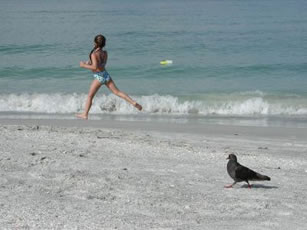
#> input picture Assignment 3/Test Images/11.jpg, 307 x 230 px, found by its file name
$ python genHoughTransform.py   (older library calls are emulated)
#> lines starting #> are read from the running program, lines starting #| are printed output that depends on the picture; after the words box and inside, x2 and y2 are one past the last pixel; in counts of white or black regions, pixels touching at a corner belong together
#> in load_img, returned value is the input picture: shape (230, 307, 3); mean B, G, R 158.1, 156.2, 145.3
#> call 2 of load_img, with name = 'rt11.jpg', mode = 1
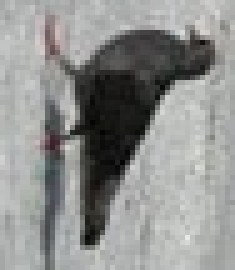
#> input picture Assignment 3/Test Images/rt11.jpg, 47 x 54 px, found by its file name (shown 5 times larger)
#> in load_img, returned value is the input picture: shape (54, 47, 3); mean B, G, R 142.5, 144.2, 143.3
### Assignment 3/src/functions.py
import numpy as np
import cv2
from scipy.stats import entropy as scipy_entropy

def load_img(name: str,mode: int) -> np.ndarray:
    return cv2.imread("Test Images/"+name, mode)

# [5 lines left out: function show_img, not called in this run]

def show_multiple_img(title: list,img: list,wait: int) -> int:
    if type(title) != list or len(title) == 0:
        title = [str(x) for x in range(len(img))]
    for x, y in zip(title, img):
        cv2.imshow(x,y)
    k = cv2.waitKey(wait)
    for x in title:
        cv2.destroyWindow(x)
    return k

# [40 lines left out: functions save_img, get_fourier, get_entropy, get_hog, not called in this run]

### Assignment 3/src/genHoughTransform.py
import numpy as np
import cv2
from matplotlib import pyplot as plt
from functions import *

#finding edge positions only
def getEdgePositions(img):
    positions = []
    m, n = img.shape
    for a in range(m):
        for b in range(n):
            if (img[a, b]!=0):
                positions.append((a, b))
    return positions

#reference point is taken as avg of all edge positions pixels
def getReferencePoint(edgePositions):
    a = 0
    b = 0
    for i in range(len(edgePositions)):
        a = a + edgePositions[i][0]
        b = b + edgePositions[i][1]
    a = a/len(edgePositions)
    b = b/len(edgePositions)
    return (int(a), int(b))

#constructing the R-table to get structure of template
def rTable(img, refPoint, edgePositions):
    sobelx64f = cv2.Sobel(img,cv2.CV_64F,1,0,ksize=5)   #possibly tweaked
    abs_sobel64f = np.absolute(sobelx64f)
    rTable = {}
    for i, point in enumerate(edgePositions):
        rx = refPoint[0] - point[0]
        ry = refPoint[1] - point[1]
        r = (rx, ry)
        phi = abs_sobel64f[point[0], point[1]]
        if(phi not in list(rTable.keys())):
            rTable[phi] = [r]
        else:
            rTable[phi].append(r)
    rTable['refPoint'] = refPoint
    return rTable

#finding rTable for all theta with a jump of 2 degrees. The tables are all stored in a list of length 360/angle.
def rTableWithRotation(templateCanny,angle=2):
    rTableWithRotation = []
    rows, columns = templateCanny.shape
    for i in range(int(360/angle)):
        theta = angle*i
        M = cv2.getRotationMatrix2D((columns/angle,rows/angle),theta,1)
        templateCannyRotated = cv2.warpAffine(templateCanny,M,(columns,rows))
        templateEdgePositions = getEdgePositions(templateCannyRotated)
        templateRefPoint = getReferencePoint(templateEdgePositions)
        rTableTheta = rTable(templateCannyRotated, templateRefPoint, templateEdgePositions)
        rTableWithRotation.append(rTableTheta)
    return rTableWithRotation

#finding the accumulatorTable for the main picture
def accumulatorTable(pictureCanny, template_rTable, angle=2):
    rows = pictureCanny.shape[0]
    columns = pictureCanny.shape[1]
    pictureEdgePositions = getEdgePositions(pictureCanny)
    accumulatorTable = np.ndarray((int(360/angle), rows, columns))
    sobelx64f = cv2.Sobel(pictureCanny,cv2.CV_64F,1,0,ksize=5)
    abs_sobel64f = np.absolute(sobelx64f)

    for theta, rTableTheta in enumerate(template_rTable):
        for i, edgePoint in enumerate(pictureEdgePositions):
            phi = abs_sobel64f[edgePoint[0], edgePoint[1]]
            if (phi in list(rTableTheta.keys())):
                temp = rTableTheta[phi]
                for r, vector in enumerate(temp):
                    x = edgePoint[0] + vector[0]
                    y = edgePoint[1] + vector[1]
                    if (x>=0 and x<rows) and (y>=0 and y<columns):
                        accumulatorTable[theta, x, y]+=1
            else:
                continue

    return accumulatorTable

#getting back the original image
def reconstruction(rTable, theta, a, b, pictureCanny, angle=2):
    rTable = rTable[int(theta)]
    pictureEdgePositions = getEdgePositions(pictureCanny)
    draw = np.ones_like(pictureCanny)*255
    mask = np.zeros_like(pictureCanny)*255
    maskingPoints = []
    rows = pictureCanny.shape[0]
    columns = pictureCanny.shape[1]
    sobelx64f = cv2.Sobel(pictureCanny,cv2.CV_64F,1,0,ksize=5)
    abs_sobel64f = np.absolute(sobelx64f)

    for i, edgePoint in enumerate(pictureEdgePositions):
        phi = abs_sobel64f[edgePoint[0], edgePoint[1]]
        if (phi in list(rTable.keys())):
            temp = rTable[phi]
            for r, vector in enumerate(temp):
                # x = edgePoint[0] + vector[0]
                x = a - vector[0]
                # y = edgePoint[1] + vector[1]
                y = b - vector[1]
                if (x>=0 and x<rows) and (y>=0 and y<columns):
                    cv2.circle(draw,(y, x), 1, (0,0,255), -1)
                    maskingPoints.append((y, x))
        else:
            continue
    cv2.fillConvexPoly(mask, np.int32(maskingPoints), (1.0, 1.0, 1.0), 16, 0)

    # M = cv2.getRotationMatrix2D((columns/angle,rows/angle),theta*angle,1)
    # mask = cv2.warpAffine(mask,M,(columns,rows))
    return draw, mask

def hough(picture,template,angle=2):
#> called with angle = 2
    pictureCanny = cv2.Canny(picture, 100, 200)
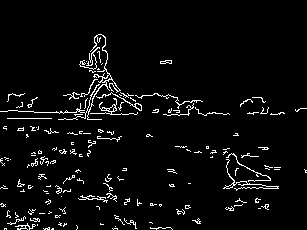
#> pictureCanny: shape (230, 307); 4.4% white in thin lines or dots, all inside (x1, y1, x2, y2) = (0, 34, 307, 230)
    templateCanny = cv2.Canny(template, 100, 200)
#> templateCanny: shape (54, 47); 13.3% white in thin lines or dots, all inside (x1, y1, x2, y2) = (7, 2, 47, 54)
    template_rTable = rTableWithRotation(templateCanny,angle)
#> the loop in rTableWithRotation, `for i in range(int(360/angle)):` made 180 passes
#> after the loop in rTableWithRotation, `for i in range(int(360/angle)):`:
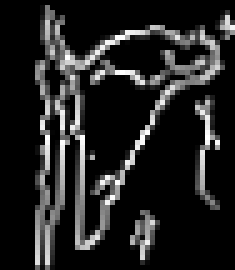
#> templateCannyRotated: shape (54, 47) (shown 5 times larger); min 0, max 255, mean 33.9
#> after the loop in rTableWithRotation, `for i in range(int(360/angle)):`: rTableWithRotation = 180 items
#> template_rTable = 180 items
    picture_accumulatorTable = accumulatorTable(pictureCanny, template_rTable,angle)
#> in accumulatorTable, `pictureEdgePositions = getEdgePositions(pictureCanny)`: pictureEdgePositions = 3116 pairs, first value 34 to 229, second value 0 to 306
#> in accumulatorTable, `sobelx64f = cv2.Sobel(pictureCanny,cv2.CV_64F,1,0,ksize=5)`:
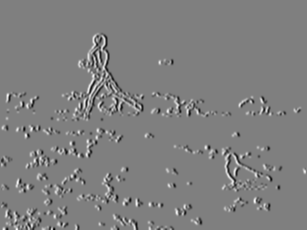
#> sobelx64f: shape (230, 307) float64; min -10710, max 10710, mean -1.8; drawn with min black and max white
#> in accumulatorTable, `abs_sobel64f = np.absolute(sobelx64f)`:
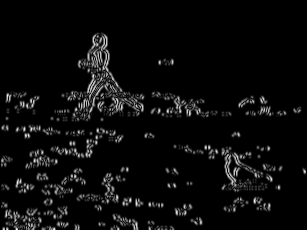
#> abs_sobel64f: shape (230, 307) float64; min 0, max 10710, mean 477.6; drawn with min black and max white
    theta, a, b = np.unravel_index(picture_accumulatorTable.argmax(),picture_accumulatorTable.shape)
#> theta = 45; a = 172; b = 245
    draw, mask = reconstruction(template_rTable, theta, a, b, pictureCanny,angle)
#> in reconstruction, `rTable = rTable[int(theta)]`: rTable = 432 items
#> the loop in reconstruction, `for i, edgePoint in enumerate(pictureEdgePositions):` made 3116 passes
#> (edgePoint, phi) on passes 1 to 12: ((34, 98), 1275), ((34, 99), 510), ((34, 100), 510), ((34, 101), 1275), ((35, 96), 1785), ((35, 97), 3315), ((35, 102), 3060), ((35, 103), 1275), ((36, 95), 4845), ((36, 96), 1530), ((36, 103), 4080), ((36, 104), 3570)
#> phi on passes 73, 102, 103, 106, 107, 108: 0, 0, 0, 0, 0, 0
#> after the loop in reconstruction, `for i, edgePoint in enumerate(pictureEdgePositions):`:
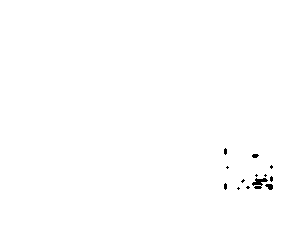
#> draw: shape (230, 307); 99.7% white; 13 black regions (10 under 20 px), largest, box (x1, y1, x2, y2) and area: (252, 178, 268, 189) 91, (265, 184, 273, 190) 34, (252, 154, 259, 158) 22
#> after the loop in reconstruction, `for i, edgePoint in enumerate(pictureEdgePositions):`: maskingPoints = 28567 items
#> in reconstruction, `cv2.fillConvexPoly(mask, np.int32(maskingPoints), (1.0, 1.0, 1.0), 16,..`:
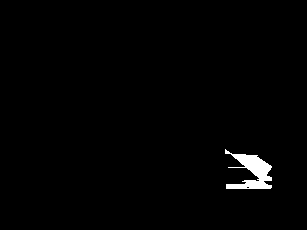
#> mask: shape (230, 307); values 0 (black) and 1 (white), 1.3% white; 1 white region, box (x1, y1, x2, y2) and area: (225, 149, 272, 189) 894
    print(theta*angle)
#| 90
    return mask.astype(np.bool)

if __name__ ==  "__main__":
    img = load_img("11.jpg",1)
    template = load_img("rt11.jpg",1)
    angle = 2
    mask = hough(img,template, angle)
    show_multiple_img(["Image","Template","Mask"],[img,template,mask.astype(np.uint8)*255],0)
#> the loop in show_multiple_img, `for x, y in zip(title, img):` made 3 passes
#> x on passes 1 to 3: 'Image', 'Template', 'Mask'
#> (key Esc is pressed here)
